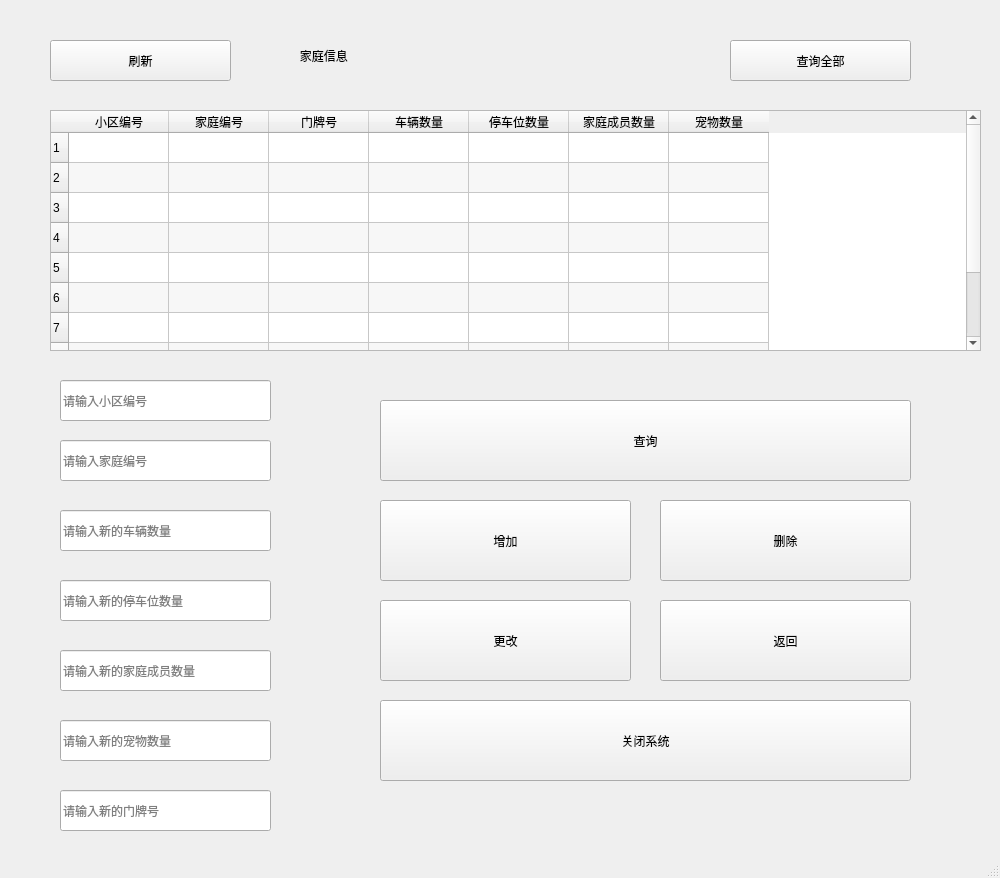
<?xml version="1.0" encoding="UTF-8"?>
<ui version="4.0">
 <class>MainWindow</class>
 <widget class="QMainWindow" name="MainWindow">
  <property name="geometry">
   <rect>
    <x>0</x>
    <y>0</y>
    <width>1000</width>
    <height>878</height>
   </rect>
  </property>
  <property name="windowTitle">
   <string>super_root_家庭信息</string>
  </property>
  <widget class="QWidget" name="centralwidget">
   <widget class="QLineEdit" name="lineEdit_5">
    <property name="geometry">
     <rect>
      <x>60</x>
      <y>720</y>
      <width>211</width>
      <height>41</height>
     </rect>
    </property>
    <property name="text">
     <string/>
    </property>
    <property name="placeholderText">
     <string>请输入新的宠物数量</string>
    </property>
   </widget>
   <widget class="QLineEdit" name="lineEdit_1">
    <property name="geometry">
     <rect>
      <x>60</x>
      <y>440</y>
      <width>211</width>
      <height>41</height>
     </rect>
    </property>
    <property name="text">
     <string/>
    </property>
    <property name="placeholderText">
     <string>请输入家庭编号</string>
    </property>
   </widget>
   <widget class="QPushButton" name="pushButton_3">
    <property name="geometry">
     <rect>
      <x>380</x>
      <y>400</y>
      <width>531</width>
      <height>81</height>
     </rect>
    </property>
    <property name="styleSheet">
     <string notr="true">font: 18pt &quot;Arial&quot;;</string>
    </property>
    <property name="text">
     <string>查询</string>
    </property>
   </widget>
   <widget class="QPushButton" name="pushButton_5">
    <property name="geometry">
     <rect>
      <x>660</x>
      <y>500</y>
      <width>251</width>
      <height>81</height>
     </rect>
    </property>
    <property name="styleSheet">
     <string notr="true">font: 18pt &quot;Arial&quot;;</string>
    </property>
    <property name="text">
     <string>删除</string>
    </property>
   </widget>
   <widget class="QPushButton" name="pushButton_7">
    <property name="geometry">
     <rect>
      <x>660</x>
      <y>600</y>
      <width>251</width>
      <height>81</height>
     </rect>
    </property>
    <property name="styleSheet">
     <string notr="true">font: 18pt &quot;Arial&quot;;</string>
    </property>
    <property name="text">
     <string>返回</string>
    </property>
   </widget>
   <widget class="QLineEdit" name="lineEdit_3">
    <property name="geometry">
     <rect>
      <x>60</x>
      <y>580</y>
      <width>211</width>
      <height>41</height>
     </rect>
    </property>
    <property name="text">
     <string/>
    </property>
    <property name="placeholderText">
     <string>请输入新的停车位数量</string>
    </property>
   </widget>
   <widget class="QLineEdit" name="lineEdit_6">
    <property name="geometry">
     <rect>
      <x>60</x>
      <y>790</y>
      <width>211</width>
      <height>41</height>
     </rect>
    </property>
    <property name="text">
     <string/>
    </property>
    <property name="placeholderText">
     <string>请输入新的门牌号</string>
    </property>
   </widget>
   <widget class="QPushButton" name="pushButton_6">
    <property name="geometry">
     <rect>
      <x>380</x>
      <y>600</y>
      <width>251</width>
      <height>81</height>
     </rect>
    </property>
    <property name="styleSheet">
     <string notr="true">font: 18pt &quot;Arial&quot;;</string>
    </property>
    <property name="text">
     <string>更改</string>
    </property>
   </widget>
   <widget class="QLineEdit" name="lineEdit_4">
    <property name="geometry">
     <rect>
      <x>60</x>
      <y>650</y>
      <width>211</width>
      <height>41</height>
     </rect>
    </property>
    <property name="text">
     <string/>
    </property>
    <property name="placeholderText">
     <string>请输入新的家庭成员数量</string>
    </property>
   </widget>
   <widget class="QLabel" name="label">
    <property name="geometry">
     <rect>
      <x>240</x>
      <y>40</y>
      <width>301</width>
      <height>31</height>
     </rect>
    </property>
    <property name="styleSheet">
     <string notr="true">font: 20pt &quot;Arial&quot;;</string>
    </property>
    <property name="text">
     <string>                  家庭信息</string>
    </property>
   </widget>
   <widget class="QPushButton" name="pushButton_21">
    <property name="geometry">
     <rect>
      <x>380</x>
      <y>700</y>
      <width>531</width>
      <height>81</height>
     </rect>
    </property>
    <property name="styleSheet">
     <string notr="true">font: 18pt &quot;Arial&quot;;</string>
    </property>
    <property name="text">
     <string>关闭系统</string>
    </property>
   </widget>
   <widget class="QPushButton" name="pushButton_1">
    <property name="geometry">
     <rect>
      <x>730</x>
      <y>40</y>
      <width>181</width>
      <height>41</height>
     </rect>
    </property>
    <property name="text">
     <string>查询全部</string>
    </property>
   </widget>
   <widget class="QPushButton" name="pushButton_4">
    <property name="geometry">
     <rect>
      <x>380</x>
      <y>500</y>
      <width>251</width>
      <height>81</height>
     </rect>
    </property>
    <property name="styleSheet">
     <string notr="true">font: 18pt &quot;Arial&quot;;</string>
    </property>
    <property name="text">
     <string>增加</string>
    </property>
   </widget>
   <widget class="QTableWidget" name="tableWidget">
    <property name="geometry">
     <rect>
      <x>50</x>
      <y>110</y>
      <width>931</width>
      <height>241</height>
     </rect>
    </property>
    <property name="alternatingRowColors">
     <bool>true</bool>
    </property>
    <row>
     <property name="text">
      <string>1</string>
     </property>
    </row>
    <row>
     <property name="text">
      <string>2</string>
     </property>
    </row>
    <row>
     <property name="text">
      <string>3</string>
     </property>
    </row>
    <row>
     <property name="text">
      <string>4</string>
     </property>
    </row>
    <row>
     <property name="text">
      <string>5</string>
     </property>
    </row>
    <row>
     <property name="text">
      <string>6</string>
     </property>
    </row>
    <row>
     <property name="text">
      <string>7</string>
     </property>
    </row>
    <row>
     <property name="text">
      <string>8</string>
     </property>
    </row>
    <row>
     <property name="text">
      <string>9</string>
     </property>
    </row>
    <row>
     <property name="text">
      <string>10</string>
     </property>
    </row>
    <column>
     <property name="text">
      <string>小区编号</string>
     </property>
    </column>
    <column>
     <property name="text">
      <string>家庭编号</string>
     </property>
    </column>
    <column>
     <property name="text">
      <string>门牌号</string>
     </property>
    </column>
    <column>
     <property name="text">
      <string>车辆数量</string>
     </property>
    </column>
    <column>
     <property name="text">
      <string>停车位数量</string>
     </property>
    </column>
    <column>
     <property name="text">
      <string>家庭成员数量</string>
     </property>
    </column>
    <column>
     <property name="text">
      <string>宠物数量</string>
     </property>
    </column>
   </widget>
   <widget class="QLineEdit" name="lineEdit_2">
    <property name="geometry">
     <rect>
      <x>60</x>
      <y>510</y>
      <width>211</width>
      <height>41</height>
     </rect>
    </property>
    <property name="text">
     <string/>
    </property>
    <property name="placeholderText">
     <string>请输入新的车辆数量</string>
    </property>
   </widget>
   <widget class="QPushButton" name="pushButton_2">
    <property name="geometry">
     <rect>
      <x>50</x>
      <y>40</y>
      <width>181</width>
      <height>41</height>
     </rect>
    </property>
    <property name="text">
     <string>刷新</string>
    </property>
   </widget>
   <widget class="QLineEdit" name="lineEdit_7">
    <property name="geometry">
     <rect>
      <x>60</x>
      <y>380</y>
      <width>211</width>
      <height>41</height>
     </rect>
    </property>
    <property name="text">
     <string/>
    </property>
    <property name="placeholderText">
     <string>请输入小区编号</string>
    </property>
   </widget>
  </widget>
  <widget class="QMenuBar" name="menubar">
   <property name="geometry">
    <rect>
     <x>0</x>
     <y>0</y>
     <width>1000</width>
     <height>26</height>
    </rect>
   </property>
  </widget>
  <widget class="QStatusBar" name="statusbar"/>
 </widget>
 <resources/>
 <connections/>
</ui>
